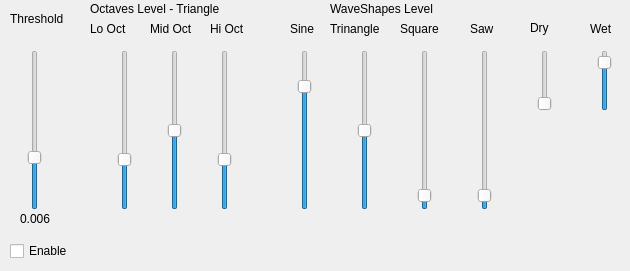
    <widget class="QWidget" name="tab_6">
     <attribute name="title">
      <string>GuitSynth</string>
     </attribute>
     <widget class="QCheckBox" name="checkBox_12">
      <property name="geometry">
       <rect>
        <x>10</x>
        <y>240</y>
        <width>71</width>
        <height>22</height>
       </rect>
      </property>
      <property name="text">
       <string>Enable</string>
      </property>
     </widget>
     <widget class="QLabel" name="Freq_LB">
      <property name="geometry">
       <rect>
        <x>520</x>
        <y>210</y>
        <width>91</width>
        <height>51</height>
       </rect>
      </property>
      <property name="font">
       <font>
        <pointsize>12</pointsize>
        <weight>75</weight>
        <bold>true</bold>
       </font>
      </property>
      <property name="text">
       <string/>
      </property>
     </widget>
     <widget class="QLabel" name="label_64">
      <property name="geometry">
       <rect>
        <x>10</x>
        <y>10</y>
        <width>67</width>
        <height>17</height>
       </rect>
      </property>
      <property name="text">
       <string>Threshold</string>
      </property>
     </widget>
     <widget class="QLabel" name="label_65">
      <property name="geometry">
       <rect>
        <x>90</x>
        <y>20</y>
        <width>51</width>
        <height>17</height>
       </rect>
      </property>
      <property name="text">
       <string>Lo Oct</string>
      </property>
     </widget>
     <widget class="QSlider" name="LOSynthSL">
      <property name="geometry">
       <rect>
        <x>110</x>
        <y>50</y>
        <width>29</width>
        <height>160</height>
       </rect>
      </property>
      <property name="maximum">
       <number>100</number>
      </property>
      <property name="value">
       <number>30</number>
      </property>
      <property name="orientation">
       <enum>Qt::Vertical</enum>
      </property>
     </widget>
     <widget class="QLabel" name="label_66">
      <property name="geometry">
       <rect>
        <x>150</x>
        <y>20</y>
        <width>61</width>
        <height>17</height>
       </rect>
      </property>
      <property name="text">
       <string>Mid Oct</string>
      </property>
     </widget>
     <widget class="QSlider" name="MIDSynthSL">
      <property name="geometry">
       <rect>
        <x>160</x>
        <y>50</y>
        <width>29</width>
        <height>160</height>
       </rect>
      </property>
      <property name="maximum">
       <number>100</number>
      </property>
      <property name="value">
       <number>50</number>
      </property>
      <property name="orientation">
       <enum>Qt::Vertical</enum>
      </property>
     </widget>
     <widget class="QLabel" name="label_67">
      <property name="geometry">
       <rect>
        <x>210</x>
        <y>20</y>
        <width>41</width>
        <height>17</height>
       </rect>
      </property>
      <property name="text">
       <string>Hi Oct</string>
      </property>
     </widget>
     <widget class="QSlider" name="HISynthSL">
      <property name="geometry">
       <rect>
        <x>210</x>
        <y>50</y>
        <width>29</width>
        <height>160</height>
       </rect>
      </property>
      <property name="maximum">
       <number>100</number>
      </property>
      <property name="value">
       <number>30</number>
      </property>
      <property name="orientation">
       <enum>Qt::Vertical</enum>
      </property>
     </widget>
     <widget class="QLabel" name="label_68">
      <property name="geometry">
       <rect>
        <x>290</x>
        <y>20</y>
        <width>31</width>
        <height>17</height>
       </rect>
      </property>
      <property name="text">
       <string>Sine</string>
      </property>
     </widget>
     <widget class="QSlider" name="SineSynthSL">
      <property name="geometry">
       <rect>
        <x>290</x>
        <y>50</y>
        <width>29</width>
        <height>160</height>
       </rect>
      </property>
      <property name="maximum">
       <number>100</number>
      </property>
      <property name="value">
       <number>80</number>
      </property>
      <property name="orientation">
       <enum>Qt::Vertical</enum>
      </property>
     </widget>
     <widget class="QLabel" name="label_69">
      <property name="geometry">
       <rect>
        <x>330</x>
        <y>20</y>
        <width>67</width>
        <height>17</height>
       </rect>
      </property>
      <property name="text">
       <string>Trinangle</string>
      </property>
     </widget>
     <widget class="QSlider" name="TriSynthSL">
      <property name="geometry">
       <rect>
        <x>350</x>
        <y>50</y>
        <width>29</width>
        <height>160</height>
       </rect>
      </property>
      <property name="maximum">
       <number>100</number>
      </property>
      <property name="value">
       <number>50</number>
      </property>
      <property name="orientation">
       <enum>Qt::Vertical</enum>
      </property>
     </widget>
     <widget class="QLabel" name="label_70">
      <property name="geometry">
       <rect>
        <x>90</x>
        <y>0</y>
        <width>161</width>
        <height>17</height>
       </rect>
      </property>
      <property name="text">
       <string>Octaves Level - Triangle</string>
      </property>
     </widget>
     <widget class="QLabel" name="label_71">
      <property name="geometry">
       <rect>
        <x>330</x>
        <y>0</y>
        <width>131</width>
        <height>17</height>
       </rect>
      </property>
      <property name="text">
       <string>WaveShapes Level</string>
      </property>
     </widget>
     <widget class="QLabel" name="label_72">
      <property name="geometry">
       <rect>
        <x>400</x>
        <y>20</y>
        <width>51</width>
        <height>17</height>
       </rect>
      </property>
      <property name="text">
       <string>Square</string>
      </property>
     </widget>
     <widget class="QSlider" name="SquareSynthSL">
      <property name="geometry">
       <rect>
        <x>410</x>
        <y>50</y>
        <width>29</width>
        <height>160</height>
       </rect>
      </property>
      <property name="minimum">
       <number>0</number>
      </property>
      <property name="maximum">
       <number>100</number>
      </property>
      <property name="sliderPosition">
       <number>5</number>
      </property>
      <property name="orientation">
       <enum>Qt::Vertical</enum>
      </property>
     </widget>
     <widget class="QLabel" name="label_73">
      <property name="geometry">
       <rect>
        <x>470</x>
        <y>20</y>
        <width>31</width>
        <height>17</height>
       </rect>
      </property>
      <property name="text">
       <string>Saw</string>
      </property>
     </widget>
     <widget class="QSlider" name="SawSynthSL">
      <property name="geometry">
       <rect>
        <x>470</x>
        <y>50</y>
        <width>29</width>
        <height>160</height>
       </rect>
      </property>
      <property name="minimum">
       <number>0</number>
      </property>
      <property name="maximum">
       <number>100</number>
      </property>
      <property name="sliderPosition">
       <number>5</number>
      </property>
      <property name="orientation">
       <enum>Qt::Vertical</enum>
      </property>
     </widget>
     <widget class="QLabel" name="Thresh_SynthLB">
      <property name="geometry">
       <rect>
        <x>20</x>
        <y>210</y>
        <width>51</width>
        <height>17</height>
       </rect>
      </property>
      <property name="text">
       <string>0.006</string>
      </property>
     </widget>
     <widget class="QSlider" name="ThreshSynSL">
      <property name="geometry">
       <rect>
        <x>20</x>
        <y>50</y>
        <width>29</width>
        <height>160</height>
       </rect>
      </property>
      <property name="minimum">
       <number>2</number>
      </property>
      <property name="maximum">
       <number>15</number>
      </property>
      <property name="pageStep">
       <number>2</number>
      </property>
      <property name="value">
       <number>6</number>
      </property>
      <property name="orientation">
       <enum>Qt::Vertical</enum>
      </property>
     </widget>
     <widget class="QLabel" name="label_74">
      <property name="geometry">
       <rect>
        <x>530</x>
        <y>20</y>
        <width>31</width>
        <height>16</height>
       </rect>
      </property>
      <property name="text">
       <string>Dry</string>
      </property>
     </widget>
     <widget class="QSlider" name="SawSynthSL_2">
      <property name="geometry">
       <rect>
        <x>590</x>
        <y>50</y>
        <width>29</width>
        <height>61</height>
       </rect>
      </property>
      <property name="minimum">
       <number>0</number>
      </property>
      <property name="maximum">
       <number>100</number>
      </property>
      <property name="value">
       <number>90</number>
      </property>
      <property name="sliderPosition">
       <number>90</number>
      </property>
      <property name="orientation">
       <enum>Qt::Vertical</enum>
      </property>
     </widget>
     <widget class="QSlider" name="SquareSynthSL_2">
      <property name="geometry">
       <rect>
        <x>530</x>
        <y>50</y>
        <width>29</width>
        <height>61</height>
       </rect>
      </property>
      <property name="minimum">
       <number>0</number>
      </property>
      <property name="maximum">
       <number>100</number>
      </property>
      <property name="value">
       <number>0</number>
      </property>
      <property name="sliderPosition">
       <number>0</number>
      </property>
      <property name="orientation">
       <enum>Qt::Vertical</enum>
      </property>
     </widget>
     <widget class="QLabel" name="label_75">
      <property name="geometry">
       <rect>
        <x>590</x>
        <y>20</y>
        <width>31</width>
        <height>17</height>
       </rect>
      </property>
      <property name="text">
       <string>Wet</string>
      </property>
     </widget>
    </widget>
